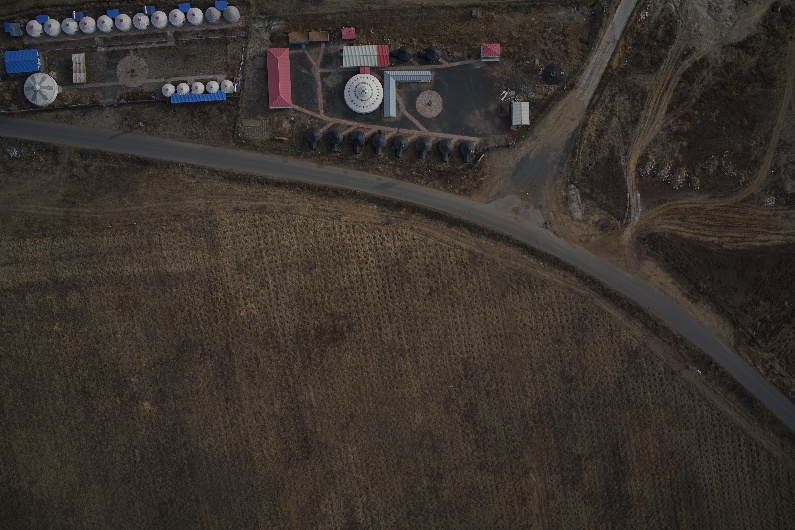
//> input picture Image_project/test_photo/DSC00032.JPG, 795 x 530 px
$ ./image_project   (built with g++ and OpenCV 4)
//> lines starting //> are read from the running program, lines starting //| are printed output that depends on the picture
#include <iostream>
#include <opencv2/highgui/highgui.hpp>
#include <opencv2/opencv.hpp>
#include <opencv2/xfeatures2d.hpp>
#include <opencv2/core/core.hpp>
#include <opencv2/imgproc/imgproc.hpp>

using namespace std;
using namespace cv;
using namespace cv::xfeatures2d;


typedef std::set<std::pair<int,int> > MatchesSet;

typedef struct
{
    Point2f left_top;
    Point2f left_bottom;
    Point2f right_top;
    Point2f right_bottom;
}four_corners_t;

four_corners_t corners;

// [45 lines left out: function CalcCorners, not called in this run]

void Rotate(const Mat &srcImage, Mat &destImage)
{
	for(int i=0; i<srcImage.cols; i++)
	{
		for(int j=0; j<srcImage.rows; j++)
		{
			Scalar color = srcImage.at<Vec3b>(srcImage.rows - j -1, i);
			destImage.at<Vec3b>(i,j) = Vec3b(color(0), color(1), color(2));
		}
	}
}


int main(int argc, char *argv[])
{
	Mat image02_old = imread("./test_photo/DSC00032.JPG");
//> image02_old is the input picture: 530 rows x 795 cols, CV_8UC3; mean B, G, R 44.8, 50.6, 56.9
	Mat image01_old = imread("./test_photo/DSC00033.JPG");
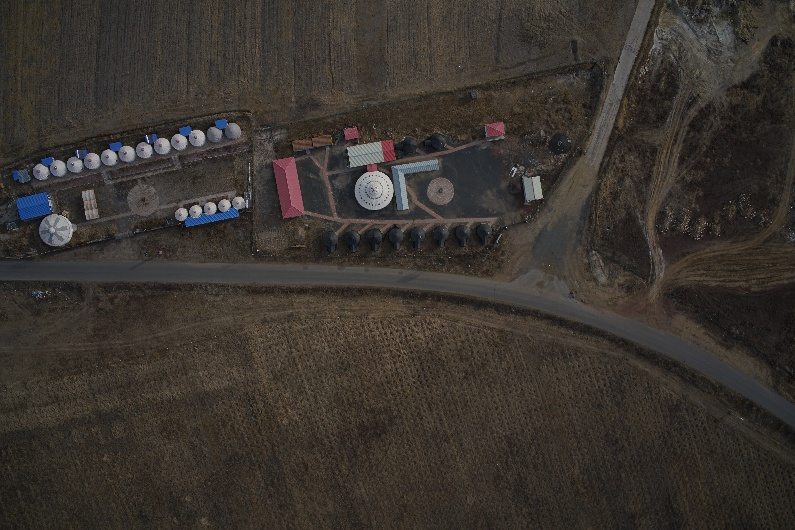
//> input picture Image_project/test_photo/DSC00033.JPG, 795 x 530 px
//> image01_old is the input picture: 530 rows x 795 cols, CV_8UC3; mean B, G, R 46.9, 52.3, 58

	// [6 lines of commented-out code are left out]

	Mat image01(image01_old.cols, image01_old.rows, CV_8UC3);
	Mat image02(image02_old.cols, image02_old.rows, CV_8UC3);

	Rotate(image01_old, image01);
//> after the loop in Rotate, `for(int i=0; i<srcImage.cols; i++)`:
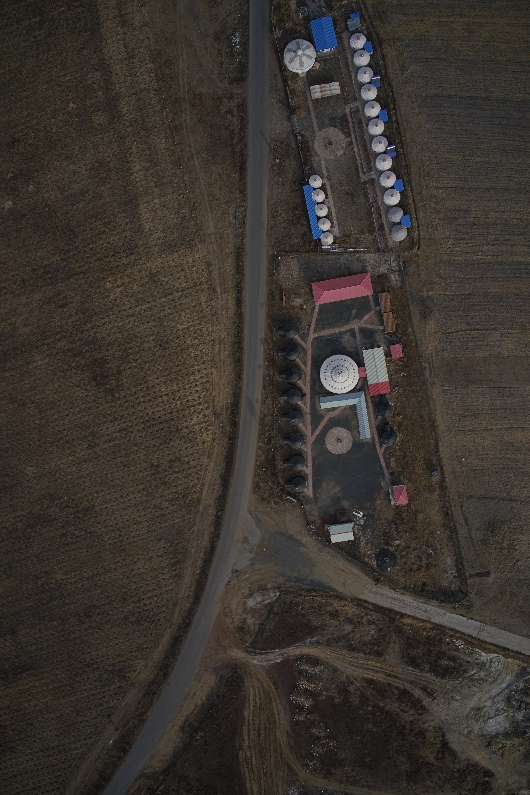
//> destImage: 795 rows x 530 cols, CV_8UC3; mean B, G, R 46.9, 52.3, 58
	Rotate(image02_old, image02);
//> after the loop in Rotate (call 2), `for(int i=0; i<srcImage.cols; i++)`:
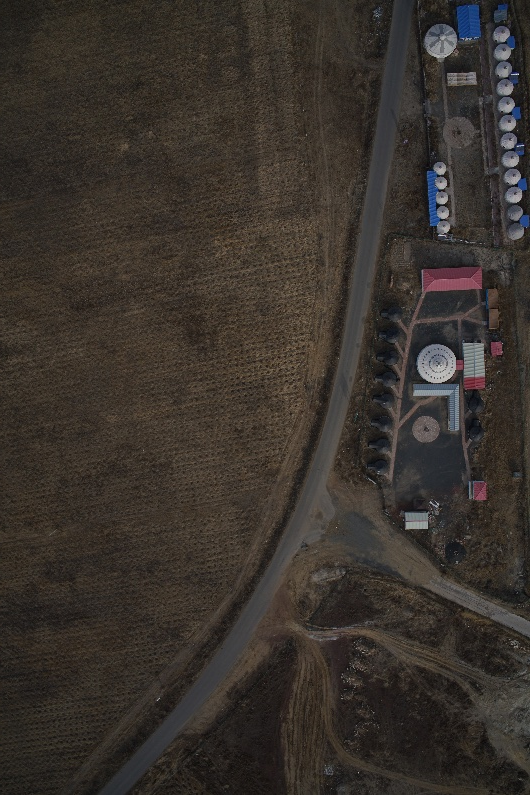
//> destImage: 795 rows x 530 cols, CV_8UC3; mean B, G, R 44.8, 50.6, 56.9
	imwrite("imge01.jpg", image01);
	imwrite("image02.jpg", image02);


	//waitKey();
	//return 0;


	Mat image1, image2;
	cvtColor(image01, image1, CV_RGB2GRAY);
	cvtColor(image02, image2, CV_RGB2GRAY);


	std::vector<KeyPoint> keyPoints1, keyPoints2;
//> (the run ends here: the program stops with an error, at `Ptr<SURF> detector = SURF::create(2000);`)
